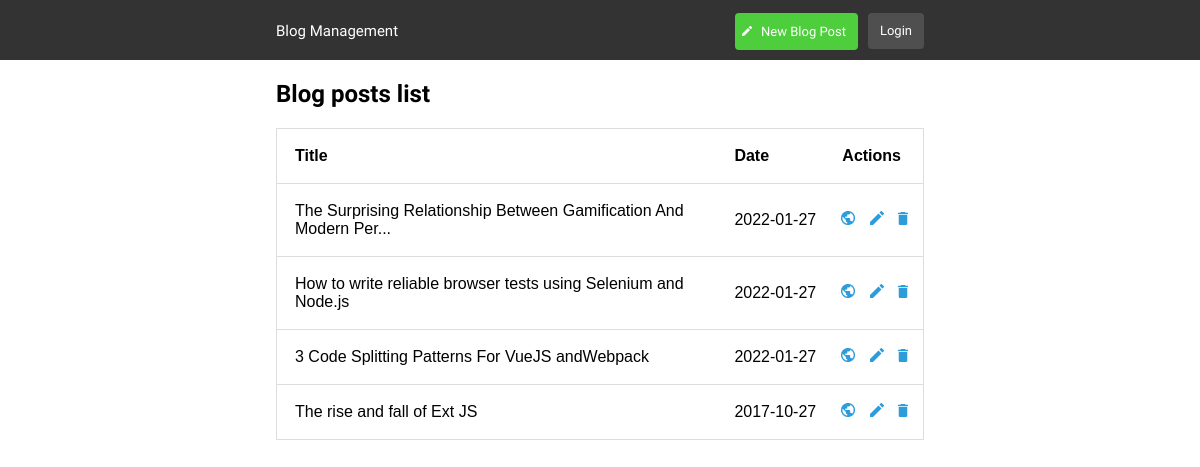
The app's page /admin.php with its own data.
### tables this page shows
CREATE TABLE `posts` (
  `ID` int(12) NOT NULL,
  `title` varchar(255) NOT NULL,
  `content` text NOT NULL,
  `date` date NOT NULL,
  `imageURL` text NOT NULL
);

### admin.php (the view, shortened to what this page needs)
<?php include("includes/header.php")?>
</head>
<body>
    <nav>
    <div class="container">
            <div class="header">
                <a href="<?php
                            if (isset($_SESSION['username'])) {
                                echo "admin.php";
                            } else {
                                echo "login.php";
                            } ?>" class="logo">Blog Management</a>
                <div class="header-right">
                    <a class="active" href="
                    <?php if (isset($_SESSION['username'])) : ?>
                        includes/add_post.php
                    <?php else: ?>
                        includes/login.php
                    <?php endif; ?>
                    "><img src="images/Icon.png" alt="" id="icon"> New Blog Post</a>
                    <?php if (isset($_SESSION['username'])) : ?>
                        <a href="includes/logout.php" id="log">Logout</a>
                    <?php else : ?>
                        <a href="includes/login.php" id="log">Login</a>
                    <?php endif; ?>
                </div>
            </div>
        </div>
    </nav>
    <div class="container second">
        <div class="posts">
            <h2>Blog posts list</h2>
            <table>
                <thead>
                    <tr>
                        <th>Title</th>
                        <th style="padding: 0 0 0 5px;">Date</th>
                        <th style="text-align: right; ">Actions</th>
                    </tr>
                </thead>
                <tbody>
                    <?php
    $query = "SELECT * FROM posts ORDER BY ID DESC";
    $select_all_posts_query = mysqli_query($connection,$query);
    while($row = mysqli_fetch_assoc($select_all_posts_query)) {
        $post_id = $row['ID'];
        $post_title = $row['title'];
        $post_date = $row['date'];
?>
                    <tr>
                        <td><?php echo $post_title;?></td>
                        <td style="padding: 0 0 0 5px;"><?php echo $post_date;?></td>
                        <td class="actions" style="text-align: right; padding:0 5px 0 5px;">
                            <a href="post.php?post_id=<?php echo $post_id;?>"><img src="images/Globe.png" alt=""></a>
                            <a href="includes/edit_post.php?post_id=<?php echo $post_id;?>"><img
                                    src="images/edit_blue.png" alt=""></a>
                            <a onclick="delete_post(<?php echo $post_id;?>)"><img style="cursor:pointer;" src="images/Delete.png" alt=""></a>
                        </td>
                    </tr>
                    <?php }   ?>
                </tbody>
            </table>
        </div>
    </div>
</body>
</html>

### includes/header.php (shortened to what this page needs)
<!DOCTYPE html>
<html lang="en">
    <head>
        <link rel="stylesheet" href="css/style.css">
</head>

### css/style.css (style rules this page uses)
* { margin: 0; padding: 0; box-sizing: border-box; }
:root { --header-size: 60px; --body-color: #E5E5E5; --btn-color: #4F4F4F; --second-btn-color: #4ECE3D; --login-btn-color: #2D9CDB; --outline-color: #8DABC4; --margin-top-bottom: 20px 0 20px 0; }
body { font-family: 'Heebo', sans-serif; color: #fff; }
nav { height: var(--header-size); background-color: #333333; }
.container { width: 54%; text-align: center; margin: auto; }
a { text-decoration: none; color: #fff; }
#icon { margin-left: -5px; margin-right: 5px; }
.second { color: #000; text-align: left; }

### includes/header.php (style rules this page uses)
.header { overflow: hidden; padding: 0; }
.header a { float: left; color: white; text-align: center; padding: 12px; text-decoration: none; line-height: 12px; border-radius: 4px; margin-top: 13px; font-size: 13px; }
.header a.logo { font-size: 15px; padding-left: 0; }
.header a.active { background-color: #4ECE3D; color: white; }
.header-right { float: right; }
#log { background-color: #4F4F4F; margin-left: 10px; color: white; }

### admin.php (style rules this page uses)
table { font-family: arial, sans-serif; width: 100%; border-collapse: collapse; }
td, th { border: 1px solid #dddddd; text-align: left; padding: 18px; }
thead tr :nth-child(1) { width: 70%; border-right: 0px; }
thead tr :nth-child(2) { border-left: 0px; border-right: 0px; }
thead tr :nth-child(3) { width: 15%; padding-right: 22px; border-left: 0px; }
tbody tr :nth-child(1) { border-right: 0px; }
tbody tr :nth-child(2) { border-right: 0px; border-left: 0px; }
tbody tr :nth-child(3) { border-left: 0px; }
.actions img { margin-right: 10px; }
h2 { margin: 20px 0 20px 0; }

### records on screen
posts: title "The Surprising Relationship Between Gamification And Modern Per...", date "2022-01-27"
posts: title "How to write reliable browser tests using Selenium and Node.js", date "2022-01-27"
posts: title "3 Code Splitting Patterns For VueJS andWebpack", date "2022-01-27"
posts: title "The rise and fall of Ext JS", date "2017-10-27"
